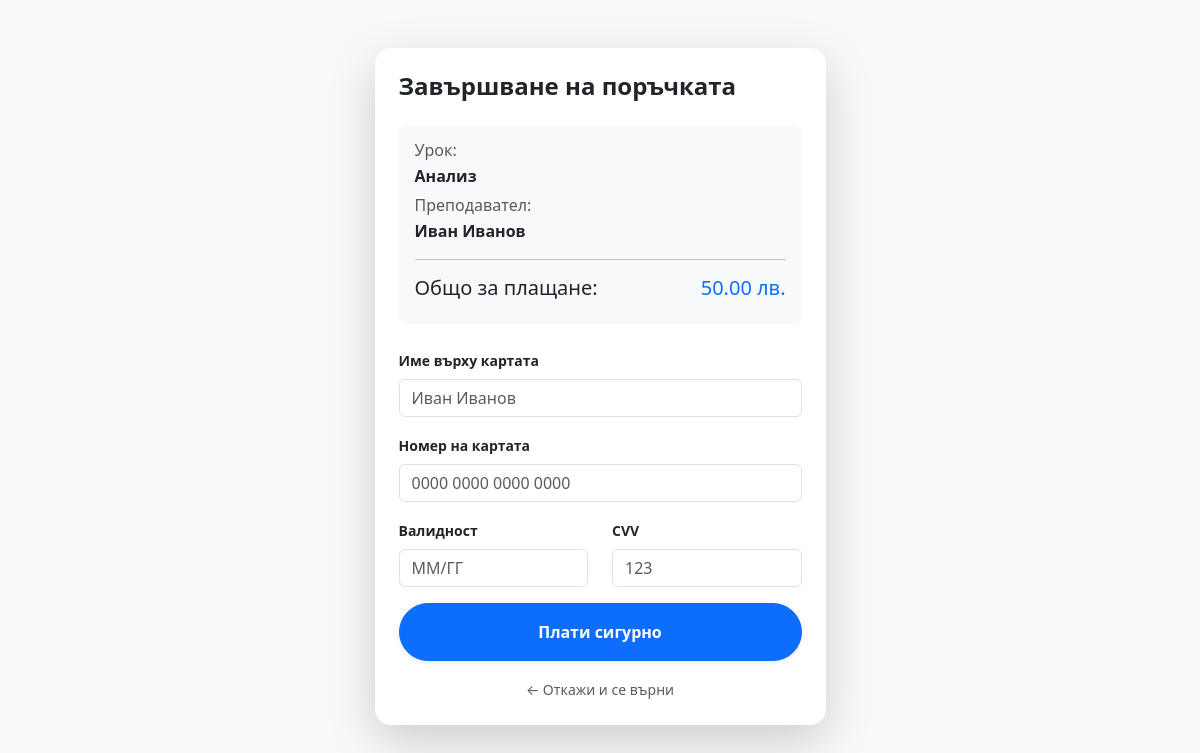
The app's page /checkout/2 (signed in) with its own data.
### app/models.py (models this page shows)
class Lesson(Base):
    __tablename__ = "lessons"
    id = Column(Integer, primary_key=True, index=True)
    subject = Column(String)
    category = Column(String)
    price = Column(Float)
    teacher_id = Column(Integer, ForeignKey("users.id"))
    teacher_name = Column(String)
    latitude = Column(Float)
    longitude = Column(Float)
    is_active = Column(Boolean, default=True)
    teacher = relationship("User", back_populates="lessons")

### app/main.py (the view)
@app.get("/checkout/{lesson_id}", response_class=HTMLResponse)
def checkout_page(lesson_id: int, request: Request, db: Session = Depends(get_db),
                  current_user_id: str = Cookie(None)) -> Any:
    if not current_user_id:
        return RedirectResponse(url="/login", status_code=303)
    lesson = db.query(models.Lesson).filter(models.Lesson.id == lesson_id).first()
    if not lesson:
        return RedirectResponse(url="/", status_code=303)
    return templates.TemplateResponse("checkout.html", {"request": request, "lesson": lesson, "user_id": current_user_id})

### templates/checkout.html (shortened to what this page needs)
<!DOCTYPE html>
<html lang="bg">
<head>
    <link href="https://cdn.jsdelivr.net/npm/bootstrap@5.3.0/dist/css/bootstrap.min.css" rel="stylesheet">
</head>
<body class="bg-light">
    <div class="container py-5">
        <div class="row justify-content-center">
            <div class="col-md-8 col-lg-5">
                <div class="card shadow-lg border-0 rounded-4">
                    <div class="card-body p-4">
                        <h4 class="fw-bold mb-4">Завършване на поръчката</h4>
                        <div class="bg-light p-3 rounded-3 mb-4">
                            <h6 class="text-muted mb-1">Урок:</h6>
                            <p class="fw-bold mb-2">{{ lesson.subject }}</p>
                            <h6 class="text-muted mb-1">Преподавател:</h6>
                            <p class="fw-bold mb-2">{{ lesson.teacher_name }}</p>
                            <hr>
                            <div class="d-flex justify-content-between">
                                <span class="h5">Общо за плащане:</span>
                                <span class="h5 text-primary">{{ "%.2f"|format(lesson.price) }} лв.</span>
                            </div>
                        </div>
                        <form action="/process-payment/{{ lesson.id }}" method="post">
                            <div class="mb-3">
                                <label class="form-label small fw-bold">Име върху картата</label>
                                <input type="text" class="form-control" placeholder="Иван Иванов" required>
                            </div>
                            <div class="mb-3">
                                <label class="form-label small fw-bold">Номер на картата</label>
                                <input type="text" class="form-control" placeholder="0000 0000 0000 0000" required>
                            </div>
                            <div class="row">
                                <div class="col-6 mb-3">
                                    <label class="form-label small fw-bold">Валидност</label>
                                    <input type="text" class="form-control" placeholder="ММ/ГГ" required>
                                </div>
                                <div class="col-6 mb-3">
                                    <label class="form-label small fw-bold">CVV</label>
                                    <input type="text" class="form-control" placeholder="123" required>
                                </div>
                            </div>
                            <button type="submit" class="btn btn-primary w-100 py-3 fw-bold rounded-pill shadow-sm">Плати сигурно</button>
                        </form>
                        <div class="text-center mt-3">
                            <a href="/" class="text-muted small text-decoration-none">← Откажи и се върни</a>
                        </div>
                    </div>
                </div>
            </div>
        </div>
    </div>
</body>
</html>

### records on screen
Lesson: subject "Анализ", teacher_name "Иван Иванов", price "50.00"
